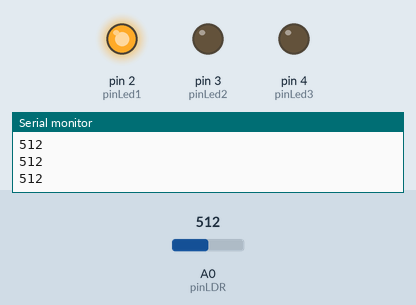
Recording of a sketch running on a simulated Arduino Uno, built with avr-gcc and run on an emulated ATmega328P. On the bench: output pins drawn as LEDs (lit = HIGH), the last lines printed to the serial monitor. The test bench sets the inputs (shaded band); at power-on: A0 (pinLDR) = 512.

Above: at 1.2 s.
1.3 s: A0 (pinLDR) set to 525
At 1.9 s:
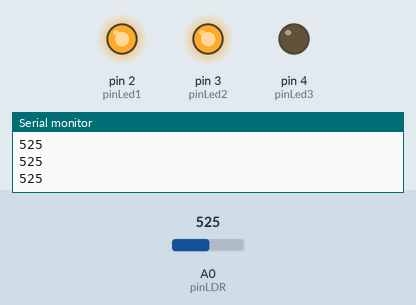
2.9 s: A0 (pinLDR) set to 752
4.4 s: A0 (pinLDR) set to 784
At 5.5 s:
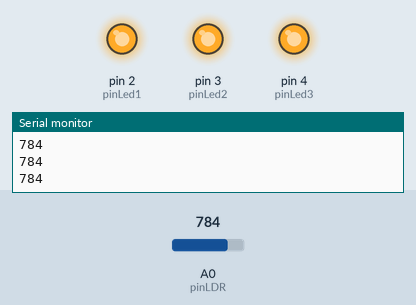
5.9 s: A0 (pinLDR) set to 246
At 6.8 s:
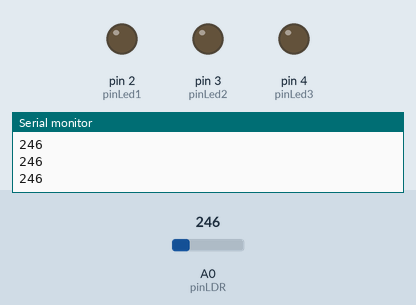
7.5 s: A0 (pinLDR) set to 271
At 8.2 s:
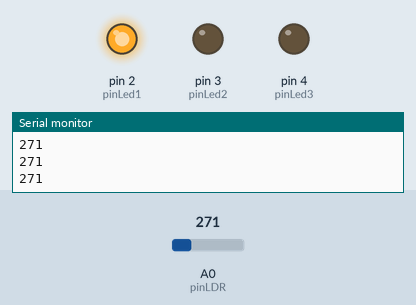
9.1 s: A0 (pinLDR) set to 122
At 10.6 s:
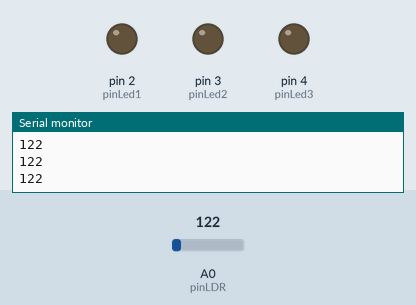
Timing chart, 0 to 11.7 s (numbered marks = the images above; inputs shaded):
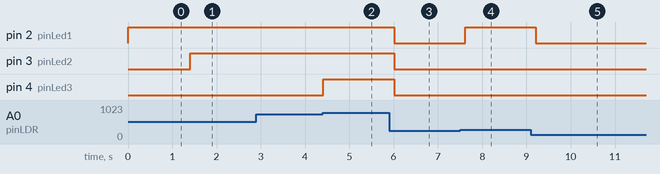

Measured:
- the behaviour switches between 512 and 513 on A0 (pinLDR) (found by bisection; images 0 and 1)
- the behaviour switches between 768 and 769 on A0 (pinLDR) (found by bisection; images 1 and 2)
- the behaviour switches between 256 and 257 on A0 (pinLDR) (found by bisection; images 3 and 4)
- after the input at 1.3 s, pin 3 (pinLed2): LOW → HIGH after 0.10 s
- after the input at 4.4 s, pin 4 (pinLed3): LOW → HIGH at once
- after the input at 5.9 s, pin 2 (pinLed1), pin 3 (pinLed2), pin 4 (pinLed3): HIGH → LOW after 0.11 s
- after the input at 7.5 s, pin 2 (pinLed1): LOW → HIGH after 0.11 s
- after the input at 9.1 s, pin 2 (pinLed1): HIGH → LOW after 0.11 s

The sketch:

Fotoresistencia.ino
```cpp
int pinLed1 =2;
int pinLed2 =3;
int pinLed3 =4;
int pinLDR =0;
int valorLDR =0;

void setup() {
pinMode (pinLed1,OUTPUT);
pinMode (pinLed2,OUTPUT);
pinMode (pinLed3,OUTPUT);
Serial.begin(9600);
}

void loop() {
digitalWrite (pinLed1,LOW);
digitalWrite (pinLed2,LOW);
digitalWrite (pinLed3,LOW);
valorLDR = analogRead (pinLDR);
Serial.println (valorLDR);
if (valorLDR > 256)
{
  digitalWrite (pinLed1,HIGH);
}
if (valorLDR > 512)
{
  digitalWrite (pinLed2,HIGH);
}
if (valorLDR > 768)
{
  digitalWrite (pinLed3,HIGH);
  }
delay (200);
}
```
